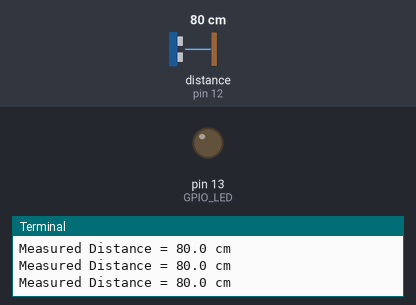
The program below on a simulated Raspberry Pi (header pin numbers). Parts: output pins drawn as LEDs (lit = HIGH), the last lines printed to the terminal. The inputs (shaded band) are chosen by the test bench; at power-on: distance to the obstacle (sensor on pin 12) 80 cm. The echo pulse lasts 58.3 µs per cm; the clock reads 2024-03-15 10:24:30 at power-on unless the program sets it; pins used as bus, display or sensor lines are not drawn.

Above: at 1.2 s.
1.3 s: distance to the obstacle (sensor on pin 12) set to 35 cm
2.8 s: distance to the obstacle (sensor on pin 12) set to 27 cm
At 3.4 s:
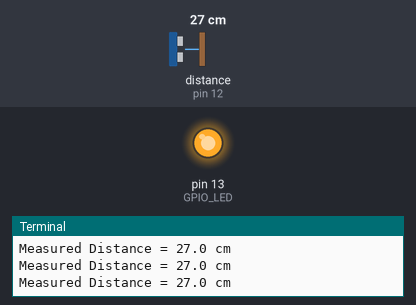
4.3 s: distance to the obstacle (sensor on pin 12) set to 60 cm
At 4.8 s:
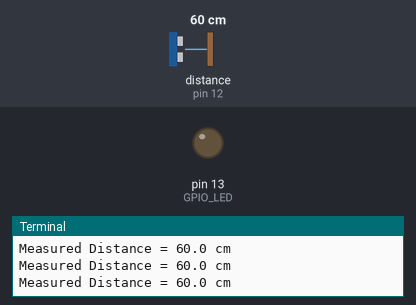
5.8 s: distance to the obstacle (sensor on pin 12) set to 2 cm
At 6.8 s:
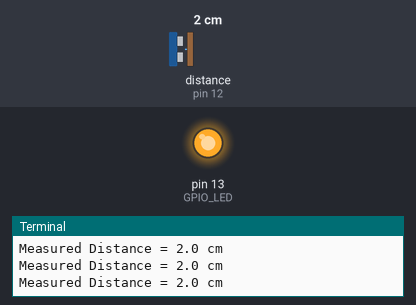
Timing chart, 0 to 8.3 s (numbered marks = the images above; inputs shaded):
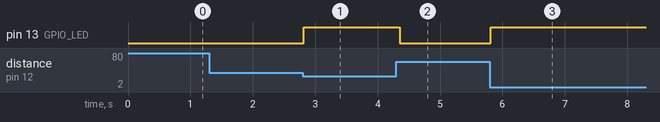

Measured:
- the behaviour switches between 31 and 30 cm on distance to the obstacle (sensor on pin 12) (found by bisection; images 0 and 1)
- after the input at 2.8 s, pin 13 (GPIO_LED): LOW → HIGH at once
- after the input at 4.3 s, pin 13 (GPIO_LED): HIGH → LOW after 0.06 s
- after the input at 5.8 s, pin 13 (GPIO_LED): LOW → HIGH at once

The program:

ultrasonic_int.py
```python
#!/usr/bin/python

'''
HC-SR04 Module
VCC  Connect to (2)
GND  Connect to (6)
TRIG Connect to (11)
ECHO Connect to R1(1K) connect to R2(2K) connect to (2)
                       connect to (12)

             3V3  (1) (2)  5V
           GPIO2  (3) (4)  5V
           GPIO3  (5) (6)  GND
           GPIO4  (7) (8)  GPIO14
             GND  (9) (10) GPIO15
          GPIO17 (11) (12) GPIO18
          GPIO27 (13) (14) GND
          GPIO22 (15) (16) GPIO23
             3V3 (17) (18) GPIO24
          GPIO10 (19) (20) GND
           GPIO9 (21) (22) GPIO25
          GPIO11 (23) (24) GPIO8
             GND (25) (26) GPIO7
           GPIO0 (27) (28) GPIO1
           GPIO5 (29) (30) GND
           GPIO6 (31) (32) GPIO12
          GPIO13 (33) (34) GND
          GPIO19 (35) (36) GPIO16
          GPIO26 (37) (38) GPIO20
             GND (39) (40) GPIO21

'''
#Libraries
import RPi.GPIO as GPIO
import time

#GPIO Mode (BOARD/BCM)
GPIO.setmode(GPIO.BOARD)

#set GPIO Pins
GPIO_TRIGGER = 11
GPIO_ECHO = 12
GPIO_LED = 13

#set GPIO direction (IN/OUT)
GPIO.setup(GPIO_TRIGGER, GPIO.OUT)
GPIO.setup(GPIO_ECHO, GPIO.IN)
GPIO.setup(GPIO_LED, GPIO.OUT)

def my_callback(channel):
    if GPIO.input(GPIO_ECHO) == 1:
        my_callback.StartTime = time.time()
        my_callback.StopTime = my_callback.StartTime
    else:
        my_callback.StopTime = time.time()

        # Calculate the distance
        # Multiply with the sonic speed (34300 cm/s)
        # and divide by 2, because there and back
        TimeElapsed = my_callback.StopTime - my_callback.StartTime
        my_callback.distance = (TimeElapsed * 34300) / 2
        my_callback.measured = True
my_callback.StartTime = 0
my_callback.StopTime = 0
my_callback.distance = 0
my_callback.measured = False

GPIO.add_event_detect(GPIO_ECHO, GPIO.BOTH, callback=my_callback)

def distance():
    # set Trigger with a pulse of 0.00001s
    GPIO.output(GPIO_TRIGGER, True)
    time.sleep(0.00001)
    GPIO.output(GPIO_TRIGGER, False)
    my_callback.measured = False


    # Wait for the echo and record the time
    while my_callback.measured == False:
        waitcallback = 1

    return my_callback.distance

if __name__ == '__main__':
    try:
        while True:
            dist = distance()
            print ("Measured Distance = %.1f cm" % dist)
            if dist < 30:
                GPIO.output(GPIO_LED, True)
            else:
                GPIO.output(GPIO_LED, False)
            time.sleep(0.1)

    except KeyboardInterrupt:
        print ("Measurement stopped by user")
        GPIO.cleanup()
```
